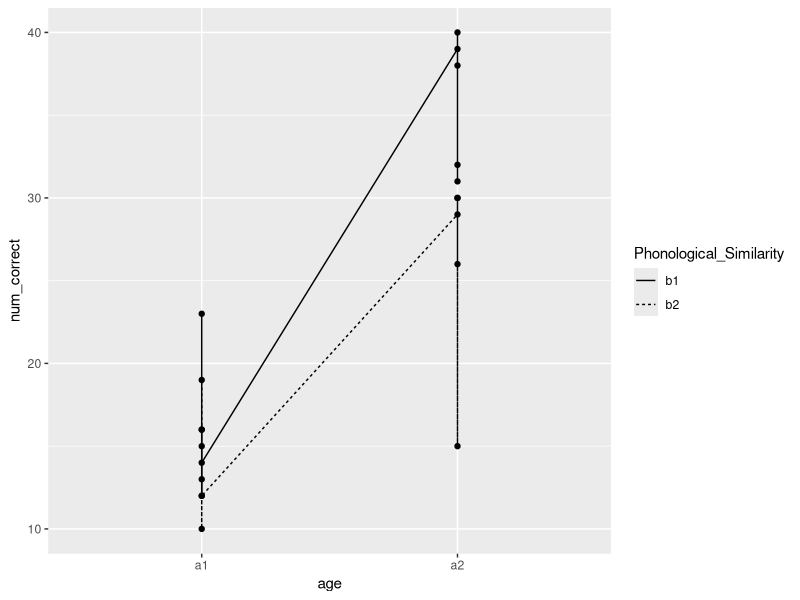

Recreate this plot in R.
## ---- chunk 1
knitr::opts_chunk$set(echo = TRUE)
## ---- chunk 2
library(tibble)
library(ggplot2)

data20 <- tribble(~subject, ~Phonological_Similarity, ~age, ~num_correct,
        "s1","b1","a1",15,
        "s2","b1","a1",23,
        "s3","b1","a1",12,
        "s4","b1","a1",16,
        "s5","b1","a1",14,
        "s1","b2","a1",13,
        "s2","b2","a1",19,
        "s3","b2","a1",10,
        "s4","b2","a1",16,
        "s5","b2","a1",12,
        "s6","b1","a2",39,
        "s7","b1","a2",31,
        "s8","b1","a2",40,
        "s9","b1","a2",32,
        "s10","b1","a2",38,
        "s6","b2","a2",29,
        "s7","b2","a2",15,
        "s8","b2","a2",30,
        "s9","b2","a2",26,
        "s10","b2","a2",30,
        )

ggplot(data20,
       aes(y=num_correct,
           x=age,
           group=Phonological_Similarity,
           linetype=Phonological_Similarity))+
  geom_line()+
  geom_point()

aov20 <- aov(num_correct ~ Phonological_Similarity*age + Error(subject/Phonological_Similarity), data20)

summary(aov20)



#90% took the data from the class github because I didn't feel like typing it all out, also I don't know how to fix my graph to just show the 2 lines and not the vertical lines
## ---- chunk 3

subject <- rep(c("s1","s2","s3","s4"), each=10)
typB <- rep(rep(c("b1","b2"), each=5),4)
faceA <- rep(c("a1","a2","a3","a4","a5"),8)
centiseconds <- c(20,22,25,24,19,37,37,43,48,45,
                   9,8,21,21,21,34,35,35,37,39,
                   18,20,18,21,33,35,39,39,37,40,
                   5,14,16,22,23,38,49,51,50,52)

table21 <- tibble(subject,typB,faceA,centiseconds)

aov21 <- aov(centiseconds  ~ (subject + 
                                faceA%in%typB + 
                                typB + 
                                typB:subject),
               data = table21)


summary(aov21)


#25% struggled remembering the path from class for this one, did not seek out quasi_F
